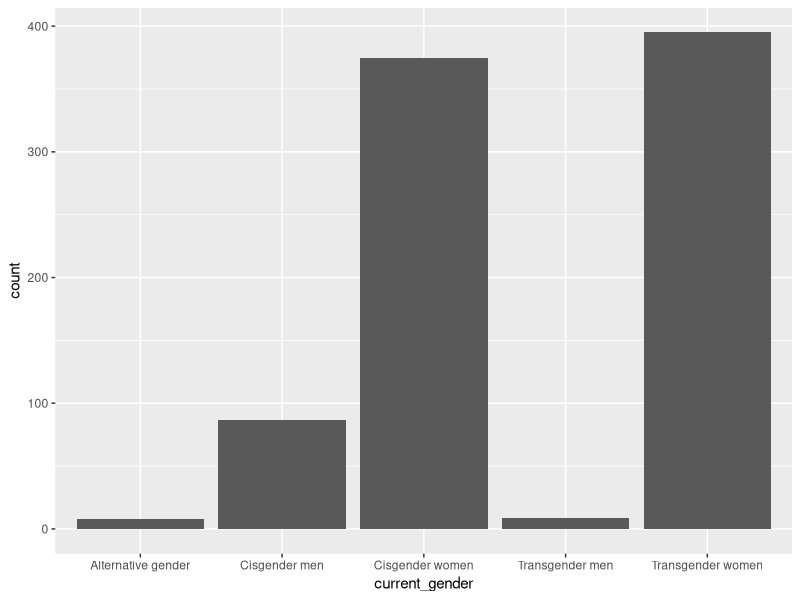
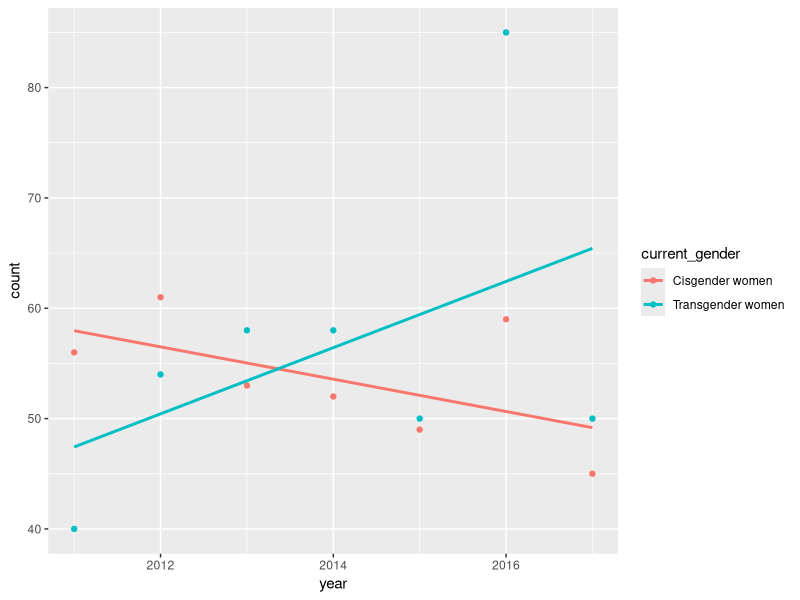
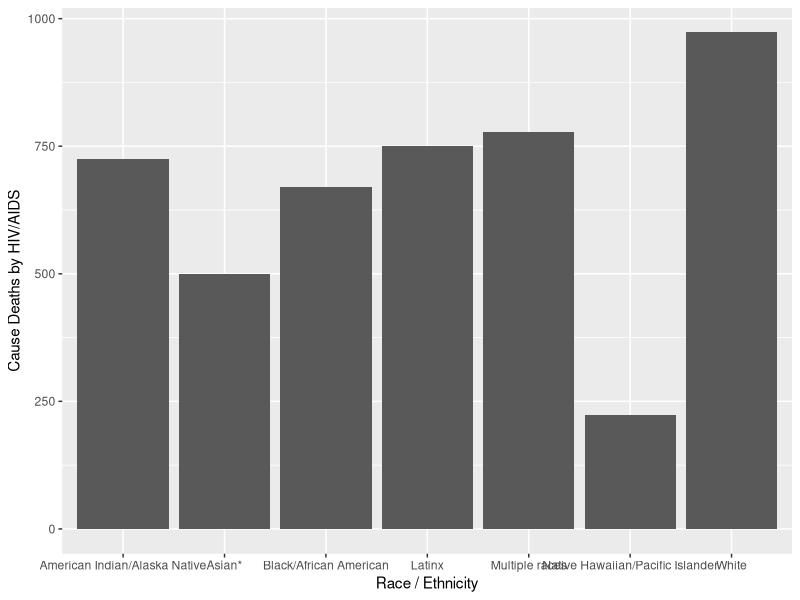

Reproduce these figures in R, in order.
## ---- chunk 1
rm(list = ls())
library(here)
library(ggplot2)
library(dplyr)
## ---- chunk 2
DF <- read.csv(here("Data", "fixed-deaths.csv"), stringsAsFactors = TRUE)
DF$count <- as.numeric(DF$count)
#changed count data to numeric now, so I don't have to later
#all other variables should be categorical so stringsAsFactors should work fine for those
## ---- chunk 3
levels(DF$age_at_death)
## ---- chunk 4
levels(DF$current_gender)
## ---- chunk 5
levels(DF$race_ethnicity)
## ---- chunk 6
levels(DF$transmission_category)
## ---- chunk 7
DF_gender <- DF %>%
  group_by(current_gender) %>%
  summarise(count = sum(count)) %>%
  arrange(desc(count)) %>%
  na.omit()

DF_gender
## ---- chunk 8
ggplot(DF_gender, aes(current_gender, count))+
     geom_col()
## ---- chunk 9
DF_transwomen <- DF %>%
  filter(current_gender == "Transgender women")%>%
  mutate(year = as.numeric(year),
         count = as.numeric(count))
DF_transwomen
## ---- chunk 10
DF_ciswomen <- DF %>%
  filter(current_gender == "Cisgender women")%>%
  mutate(year = as.numeric(year),
         count = as.numeric(count))
DF_ciswomen
## ---- chunk 11
ggplot(data = DF_ciswomen, aes(x = year, y = count, colour = current_gender)) +
  geom_point() +
  geom_smooth(method = "lm", se = FALSE) +
  geom_point(data = DF_transwomen, aes(x = year, y = count, color = current_gender)) +
  geom_smooth(data = DF_transwomen, aes(x = year, y = count, color = current_gender), method = "lm", se = FALSE)
## ---- chunk 12
DF_race_ethnicity <- DF %>%
  group_by(race_ethnicity) %>%
  summarise(count = sum(count)) %>%
  arrange(desc(count)) %>%
  na.omit()

DF_race_ethnicity
## ---- chunk 13
ggplot(DF_race_ethnicity, aes(race_ethnicity, count))+
     geom_col()+
  labs(x = "Race / Ethnicity",
       y = "Cause Deaths by HIV/AIDS")
